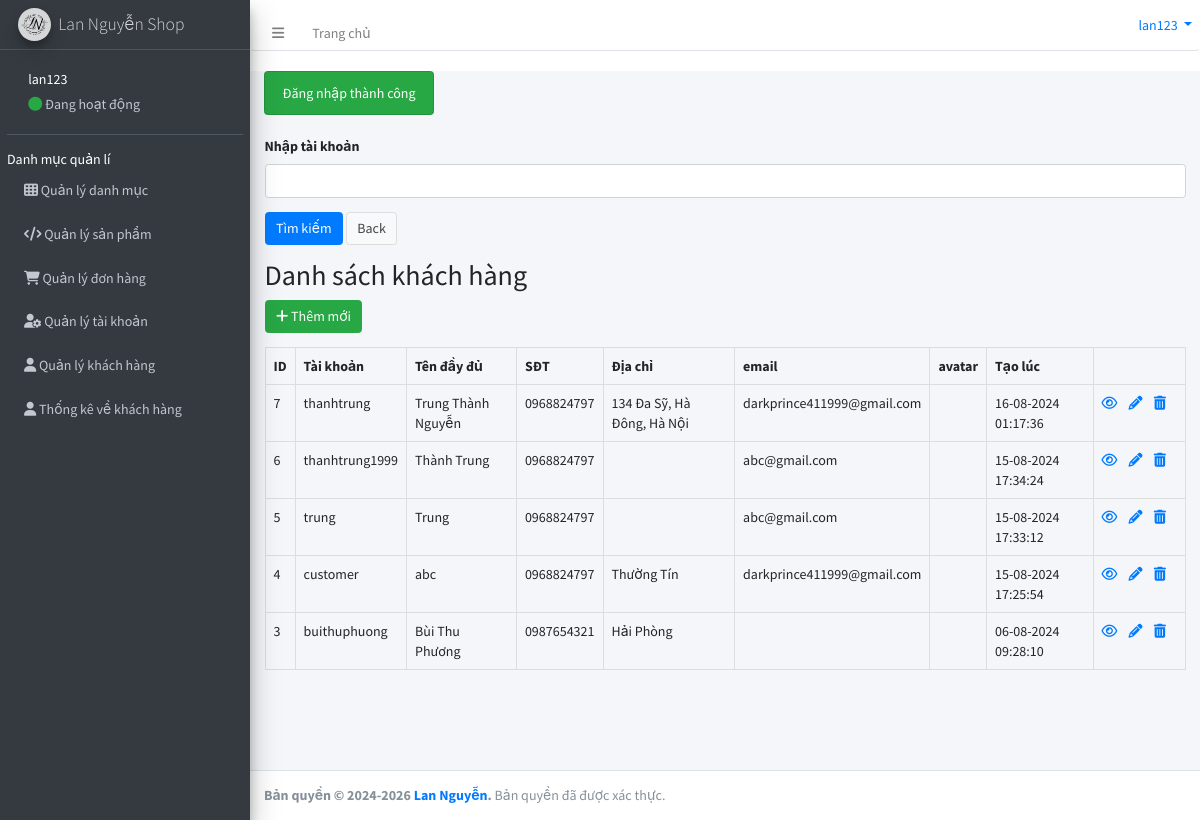
/backend/index.php?controller=member&action=index (signed in), run on the app's committed database.
### tables this page shows
CREATE TABLE `members` (
  `id` int(11) NOT NULL,
  `username` varchar(255) NOT NULL,
  `password` varchar(255) NOT NULL,
  `fullname` varchar(255) NOT NULL,
  `avatar` varchar(255) DEFAULT NULL,
  `phone_number` varchar(255) NOT NULL,
  `address` varchar(255) NOT NULL,
  `email` varchar(255) DEFAULT NULL,
  `created_at` timestamp NOT NULL DEFAULT current_timestamp(),
  `updated_at` datetime DEFAULT NULL
);

### backend/controllers/Controller.php (called while the page is built, shortened)
<?php
class Controller
{
    public function view($file, $variables = []){
        extract($variables);
        require_once "$file";
        $render_view = ob_get_clean();
        return $render_view;
    }
}

### backend/controllers/MemberController.php (called while the page is built, shortened)
<?php
require_once "controllers/Controller.php";
require_once "models/Member.php";
class MemberController extends Controller {
    public function index(){
        $member_model = new Member();
        $page = isset($_GET['page']) ? $_GET['page'] : 1;
        $total = $member_model->getTotal();
        $query_additional = '';
        $params = [
            'total' => $total,
            'limit' => 5,
            'query_string' => 'page',
            'controller' => 'member',
            'action' => 'index',
            'page' => $page,
            'query_additional' => $query_additional
        ];
        $pagination = new Pagination($params);
        $pages = $pagination->getPagination();
        $members = $member_model->getAllPagination($params);
        $this->content = $this->view('views/members/index.php', [
            'pages' => $pages,
            'members' => $members
        ]);
        require_once 'views/layouts/main.php';
    }
}

### backend/index.php (called while the page is built, shortened)
<?php
$action = isset($_GET['action']) ? $_GET['action'] : 'index';
$object = new $controller();
$object->$action();

### backend/models/Model.php (called while the page is built, shortened)
<?php
class Model
{
    public function __construct()
    {
        $this->connection = $this->getConnection();
    }
    public function getConnection(){
        try {
            $connection = new PDO(DB_DSN, DB_USERNAME, DB_PASSWORD);
        } catch (PDOException $e) {
            die("Kết nối CSDL thất bại: " . $e->getMessage());
        }
        return $connection;
    }
}

### backend/models/Member.php (called while the page is built, shortened)
<?php
require_once 'models/Model.php';
class Member extends Model {
    public $str_search;
    public function getAllPagination($params = []) {
        $limit = $params['limit'];
        $page = $params['page'];
        $start = ($page - 1) * $limit;
        $obj_select = $this->connection->prepare("SELECT * FROM members WHERE TRUE $this->str_search
              ORDER BY created_at DESC
              LIMIT $start, $limit");
        $obj_select->execute();
        $users = $obj_select->fetchAll(PDO::FETCH_ASSOC);
        return $users;
    }
    public function getTotal() {
        $obj_select = $this->connection->prepare("SELECT COUNT(id) FROM members WHERE TRUE $this->str_search");
        $obj_select->execute();
        return $obj_select->fetchColumn();
    }
}

### backend/views/members/index.php (the view, shortened to what this page needs)
<form method="GET" action="">
    <div class="form-group">
        <label for="username">Nhập tài khoản</label>
        <input type="text" name="username" id="username"
               value="<?php echo isset($_GET['username']) ? $_GET['username'] : '' ?>" class="form-control"/>
    </div>
    <div class="form-group">
        <input type="submit" value="Tìm kiếm" name="search" class="btn btn-primary"/>
        <a href="index.php?controller=member" class="btn btn-default">Back</a>
    </div>
</form>
<h2>Danh sách khách hàng</h2>
<?php
$disabled_member = '';
?>
<a href="index.php?controller=member&action=create" class="btn btn-success mb-3" <?= $disabled_member?>>
    <i class="fa fa-plus"></i> Thêm mới
</a>
<table class="table table-bordered user-list-table">
    <tr>
        <th>ID</th>
        <th>Tài khoản</th>
        <th>Tên đầy đủ</th>
        <th>SĐT</th>
        <th>Địa chỉ</th>
        <th>email</th>
        <th>avatar</th>
        <th>Tạo lúc</th>
        <th></th>
    </tr>
    <?php if (!empty($members)): ?>
        <?php foreach ($members as $member): ?>
            <tr>
                <td><?php echo $member['id'] ?></td>
                <td><?php echo $member['username'] ?></td>
                <td><?php echo $member['fullname'] ?></td>
                <td><?php echo $member['phone_number'] ?></td>
                <td><?php echo $member['address'] ?></td>
                <td><?php echo $member['email'] ?></td>
                <td>
                </td>
                <td><?php echo date('d-m-Y H:i:s', strtotime($member['created_at'])) ?></td>
                <?php
                $disabled = '';
                ?>
                <td class="action">
                    <?php
                    $url_detail = "index.php?controller=member&action=detail&id=" . $member['id'];
                    $url_update = "index.php?controller=member&action=update&id=" . $member['id'];
                    $url_delete = "index.php?controller=member&action=delete&id=" . $member['id'];
                    ?>
                    <a title="Chi tiết" href="<?php echo $url_detail ?>"><i class="fa fa-eye"></i></a> &nbsp;&nbsp;
                    <a class="<?= $disabled?>" title="Update" href="<?php echo $url_update ?>" <?= $disabled_member?>><i class="fa fa-pencil-alt"></i></a> &nbsp;&nbsp;
                    <a class="<?= $disabled?>" title="Xóa" href="<?php echo $url_delete ?>" <?= $disabled_member?> onclick="return confirm('Bạn có chắc chắn xóa người này?')"><i
                                class="fa fa-trash"></i></a>
                </td>
            </tr>
        <?php endforeach; ?>
    <?php else: ?>
    <?php endif; ?>
</table>

### backend/views/layouts/main.php (shortened to what this page needs)
<!DOCTYPE html>
<html>
<head>
    <link rel="stylesheet" href="assets/css/bootstrap.min.css">
    <link rel="stylesheet" href="assets/plugins/fontawesome-free/css/all.min.css">
    <link rel="stylesheet" href="https://code.ionicframework.com/ionicons/2.0.1/css/ionicons.min.css">
    <link rel="stylesheet" href="assets/plugins/datatables-bs4/css/dataTables.bootstrap4.min.css">
    <link rel="stylesheet" href="assets/dist/css/adminlte.min.css">
    <link rel="stylesheet" href="assets/css/style.css">
    <link rel="stylesheet" href="assets/css/_all-skins.min.css">
</head>
<body class="hold-transition sidebar-mini">
<div class="wrapper">
    <?php require_once 'header.php'?>
    <?php require_once 'sidebar.php'?>
    <div class="content-wrapper">
        <section class="content-header p-0 ml-3">
            <div class="container-fluid">
                <div class="row mb-2">
                    <?php if (isset($_SESSION['success'])): ?>
                        <div class="alert alert-success">
                            <?php
                            echo $_SESSION['success'];
                            ?>
                        </div>
                    <?php endif; ?>
                </div>
            </div>
        </section>
        <section class="content">
            <div class="container-fluid">
                <?= $this->content;?>
            </div>
        </section>
    </div>
    <?php require_once 'footer.php'?>
</div>
</body>
</html>

### backend/views/layouts/header.php (shortened to what this page needs)
<?php
$username = '';
if (isset($_SESSION['manager'])) {
    $username = $_SESSION['manager']['username'];
}
?>
<nav class="main-header navbar navbar-expand navbar-white navbar-light">
    <ul class="navbar-nav">
        <li class="nav-item">
            <a class="nav-link" data-widget="pushmenu" href="#" role="button"><i class="fas fa-bars"></i></a>
        </li>
        <li class="nav-item d-none d-sm-inline-block">
            <a href="index.php" class="nav-link">Trang chủ</a>
        </li>
    </ul>
    <ul class="navbar-nav ml-auto">
        <li class="dropdown user user-menu">
            <a href="#" class="dropdown-toggle" data-toggle="dropdown">
                <span class="hidden-xs"><?php echo $username; ?></span>
            </a>
        </li>
    </ul>
</nav>

### backend/views/layouts/sidebar.php (shortened to what this page needs)
<aside class="main-sidebar sidebar-dark-primary elevation-4">
    <a href="" class="brand-link">
        <img src="assets/dist/img/logo.jpg" alt="Lan Nguyễn Shop" class="brand-image img-circle elevation-3"
            style="opacity: .8">
        <span class="brand-text font-weight-light">Lan Nguyễn Shop</span>
    </a>
    <div class="sidebar">
        <div class="user-panel mt-3 pb-3 mb-3 d-flex">
            <div class="pull-left image">
            </div>
            <div class="pull-left info">
                <p style="margin-bottom: 4px; color: #ffffff"><?php echo $username; ?></p>
                <a href="#"><i class="fa fa-circle text-success"></i> Đang hoạt động</a>
            </div>
        </div>
        <nav class="mt-2">
            <ul class="nav nav-pills nav-sidebar flex-column" data-widget="treeview" role="menu" data-accordion="false">
                <li class="nav-item header" style="color: #ffffff">Danh mục quản lí</li>
                <li class="nav-item">
                    <a class="nav-link" href="index.php?controller=category&action=index">
                        <i class="fa fa-th"></i> <span>Quản lý danh mục</span>
                    </a>
                </li>
                <li class="nav-item">
                    <a class="nav-link" href="index.php?controller=product&action=index">
                        <i class="fa fa-code"></i> <span>Quản lý sản phẩm</span>
                    </a>
                </li>
                <li class="nav-item">
                    <a class="nav-link" href="index.php?controller=order&action=index">
                        <i class="fa fa-shopping-cart" aria-hidden="true"></i> <span>Quản lý đơn hàng</span>
                    </a>
                </li>
                <li class="nav-item">
                    <a class="nav-link" href="index.php?controller=manager&action=index">
                        <i class="fa fa-user-cog" aria-hidden="true"></i> <span>Quản lý tài khoản</span>
                    </a>
                </li>
                <li class="nav-item">
                    <a class="nav-link" href="index.php?controller=member&action=index">
                        <i class="fa fa-user" aria-hidden="true"></i> <span>Quản lý khách hàng</span>
                    </a>
                </li>
                <li class="nav-item">
                    <a class="nav-link" href="index.php?controller=static&action=index">
                        <i class="fa fa-user" aria-hidden="true"></i> <span>Thống kê về khách hàng</span>
                    </a>
                </li>
            </ul>
        </nav>
    </div>
</aside>

### backend/views/layouts/footer.php (shortened to what this page needs)
<footer class="main-footer">
    <strong>Bản quyền &copy; 2024-2026 <a href="https://www.facebook.com/profile.php?id=61557832963396">Lan
            Nguyễn</a>.</strong> Bản quyền đã được
    xác thực.
</footer>

### backend/assets/css/style.css (style rules this page uses)
:root { --font-size-main: 14px; --main-color: #0a0a0a; --color-white: #f5f5f5; --color-red: #f81610; }
html, body { font-size: var(--font-size-main); }
.user-list-table tr .action { width: 10%; }

### data on the page
members: id "7", username "thanhtrung", fullname "Trung Thành Nguyễn", phone_number "0968824797", address "134 Đa Sỹ, Hà Đông, Hà Nội", email "darkprince411999@gmail.com", created_at "16-08-2024 01:17:36"
members: id "6", username "thanhtrung1999", fullname "Thành Trung", phone_number "0968824797", email "abc@gmail.com", created_at "15-08-2024 17:34:24"
members: id "5", username "trung", fullname "Trung", phone_number "0968824797", email "abc@gmail.com", created_at "15-08-2024 17:33:12"
members: id "4", username "customer", fullname "abc", phone_number "0968824797", address "Thường Tín", email "darkprince411999@gmail.com", created_at "15-08-2024 17:25:54"
members: id "3", username "buithuphuong", fullname "Bùi Thu Phương", phone_number "0987654321", address "Hải Phòng", created_at "06-08-2024 09:28:10"

### other printed values
$username "lan123"
$_SESSION['success'] "Đăng nhập thành công"
